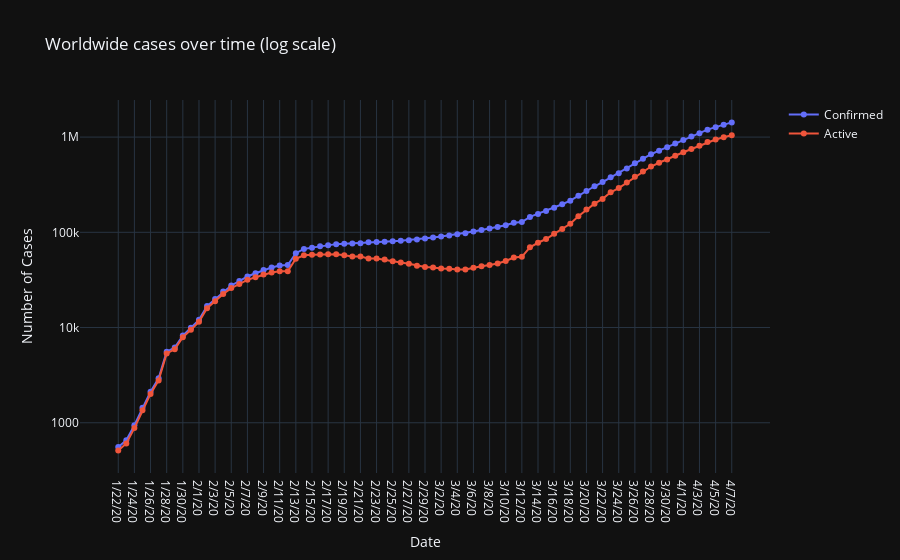

Here is the notebook cell this chart was saved with:
### Markdown cell above
The growth rate of confirmed cases is exponential. It is hard to say if the rate is slowing down. Lets plot the cases on a log-scale to check if the rates are going down.

### Code cell
fig = go.Figure()
fig.add_trace(go.Scatter(x = covid_time['date'], y = covid_time['confirmed'], mode = 'lines+markers', name='Confirmed'))
fig.add_trace(go.Scatter(x = covid_time['date'], y = covid_time['active'], mode = 'lines+markers', name='Active'))
fig.update_layout(template = 'plotly_dark', title = 'Worldwide cases over time (log scale)')
fig.update_xaxes(title = 'Date')
fig.update_yaxes(title = 'Number of Cases', type = 'log', dtick=1) #dtick removes minor ticks
fig.show()

### Figure 1 — Plotly figure (JSON) as saved in the notebook; plotly's stock layout.template omitted (floating-point values rounded to 4 significant figures)
{"data": [{"mode": "lines+markers", "name": "Confirmed", "type": "scatter", "x": ["1/22/20", "1/23/20", "1/24/20", "1/25/20", "1/26/20", "1/27/20", "1/28/20", "1/29/20", "1/30/20", "1/31/20", "2/1/20", "2/2/20", "2/3/20", "2/4/20", "2/5/20", "2/6/20", "2/7/20", "2/8/20", "2/9/20", "2/10/20", "2/11/20", "2/12/20", "2/13/20", "2/14/20", "2/15/20", "2/16/20", "2/17/20", "2/18/20", "2/19/20", "2/20/20", "2/21/20", "2/22/20", "2/23/20", "2/24/20", "2/25/20", "2/26/20", "2/27/20", "2/28/20", "2/29/20", "3/1/20", "3/2/20", "3/3/20", "3/4/20", "3/5/20", "3/6/20", "3/7/20", "3/8/20", "3/9/20", "3/10/20", "3/11/20", "3/12/20", "3/13/20", "3/14/20", "3/15/20", "3/16/20", "3/17/20", "3/18/20", "3/19/20", "3/20/20", "3/21/20", "3/22/20", "3/23/20", "3/24/20", "3/25/20", "3/26/20", "3/27/20", "3/28/20", "3/29/20", "3/30/20", "3/31/20", "4/1/20", "4/2/20", "4/3/20", "4/4/20", "4/5/20", "4/6/20", "4/7/20"], "y": [555, 654, 941, 1434, 2118, 2927, 5578, 6166, 8234, 9927, 12038, 16787, 19881, 23892, 27635, 30794, 34391, 37120, 40150, 42762, 44802, 45221, 60368, 66885, 69030, 71224, 73258, 75136, 75639, 76197, 76819, 78572, 78958, 79561, 80406, 81388, 82746, 84112, 86011, 88369, 90306, 92840, 95120, 97886, 101801, 105847, 109821, 113590, 118620, 125875, 128352, 145205, 156101, 167454, 181574, 197102, 214821, 242570, 272208, 304507, 336953, 378235, 418045, 467653, 529591, 593291, 660706, 720140, 782395, 857487, 932605, 1013320, 1095917, 1197405, 1272115, 1345101, 1426096]}, {"mode": "lines+markers", "name": "Active", "type": "scatter", "x": ["1/22/20", "1/23/20", "1/24/20", "1/25/20", "1/26/20", "1/27/20", "1/28/20", "1/29/20", "1/30/20", "1/31/20", "2/1/20", "2/2/20", "2/3/20", "2/4/20", "2/5/20", "2/6/20", "2/7/20", "2/8/20", "2/9/20", "2/10/20", "2/11/20", "2/12/20", "2/13/20", "2/14/20", "2/15/20", "2/16/20", "2/17/20", "2/18/20", "2/19/20", "2/20/20", "2/21/20", "2/22/20", "2/23/20", "2/24/20", "2/25/20", "2/26/20", "2/27/20", "2/28/20", "2/29/20", "3/1/20", "3/2/20", "3/3/20", "3/4/20", "3/5/20", "3/6/20", "3/7/20", "3/8/20", "3/9/20", "3/10/20", "3/11/20", "3/12/20", "3/13/20", "3/14/20", "3/15/20", "3/16/20", "3/17/20", "3/18/20", "3/19/20", "3/20/20", "3/21/20", "3/22/20", "3/23/20", "3/24/20", "3/25/20", "3/26/20", "3/27/20", "3/28/20", "3/29/20", "3/30/20", "3/31/20", "4/1/20", "4/2/20", "4/3/20", "4/4/20", "4/5/20", "4/6/20", "4/7/20"], "y": [510, 606, 879, 1353, 2010, 2784, 5340, 5907, 7920, 9492, 11495, 15953, 18832, 22548, 25947, 28673, 31661, 33698, 36000, 37803, 39006, 38953, 52702, 57304, 57969, 58589, 58807, 58777, 57396, 55773, 55678, 53228, 53095, 51705, 49793, 48234, 46655, 44529, 43288, 42657, 41619, 41452, 40696, 40742, 42476, 43931, 45325, 47108, 49954, 54257, 55308, 69550, 77658, 84980, 96360, 108357, 122776, 147728, 173489, 199842, 224403, 263379, 291420, 332685, 383471, 435178, 490639, 537133, 580247, 637346, 692619, 750074, 811334, 886647, 942729, 994021, 1044177]}], "layout": {"title": {"text": "Worldwide cases over time (log scale)"}, "xaxis": {"title": {"text": "Date"}}, "yaxis": {"dtick": 1, "title": {"text": "Number of Cases"}, "type": "log"}}}
